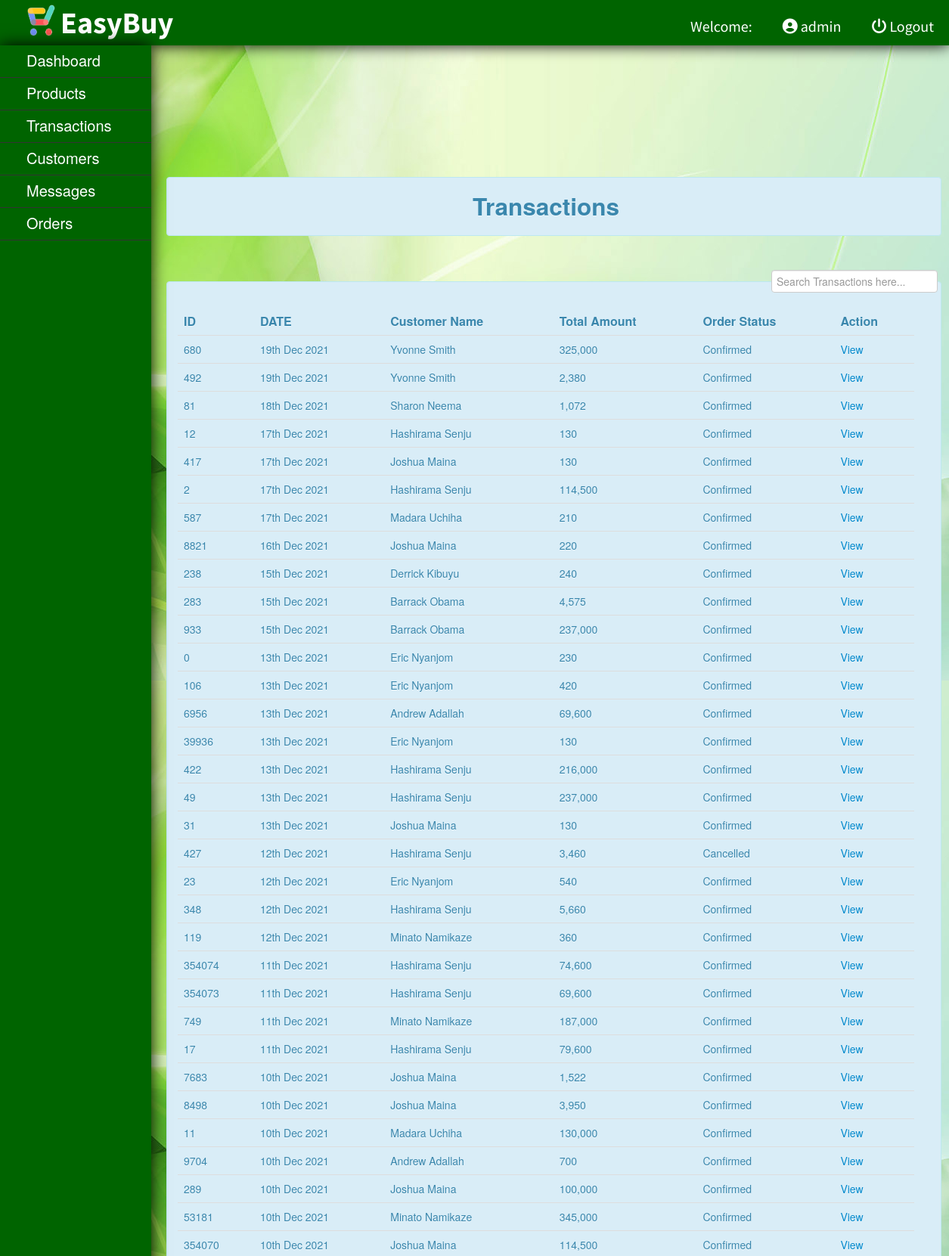
Page /admin/transaction.php (signed in, upper part) on the committed database.
### tables this page shows
CREATE TABLE `transaction` (
  `transactionid` int(15) NOT NULL,
  `customerid` int(11) NOT NULL,
  `amount` int(15) NOT NULL,
  `date` date NOT NULL,
  `status` varchar(20) NOT NULL
);

CREATE TABLE `customer` (
  `customerid` int(11) NOT NULL,
  `firstname` varchar(26) NOT NULL,
  `lastname` varchar(26) NOT NULL,
  `address` varchar(26) NOT NULL,
  `mobile` varchar(15) DEFAULT NULL,
  `email` varchar(35) NOT NULL,
  `customerstatus` varchar(15) NOT NULL DEFAULT 'Active'
);

### admin/transaction.php (the view, shortened to what this page needs)
<?php
	include("../db/dbconn.php");
?>
<!DOCTYPE html>
<html>
<?php require_once('../template/header_admin.php'); ?>
	<br>
					<?php require_once('../template/admin_nav.php'); ?>
          <div id="rightcontent" style="position:absolute; top:10%;">
          			<div class="alert alert-info"><center><h2>Transactions	</h2></center></div>
          			<br />
          				<label  style="padding:5px; float:right;"><input type="text" name="filter" placeholder="Search Transactions here..." id="filter"></label>
          			<br />
          			<div class="alert alert-info">
          			<table class="table table-hover" style="background-color:;">
          				<thead>
          				<tr style="font-size:16px;">
          					<th>ID</th>
          					<th>DATE</th>
          					<th>Customer Name</th>
          					<th>Total Amount</th>
          					<th>Order Status</th>
          					<th>Action</th>
          				</tr>
          				</thead>
          				<tbody>
          				<?php
          					$query = $conn->query("SELECT * FROM transaction LEFT JOIN customer ON customer.customerid = transaction.customerid ORDER BY transaction.date DESC") or die(mysqli_error());
          					while($fetch = $query->fetch_array())
          						{
          						$id = $fetch['transactionid'];
          						$amnt = $fetch['amount'];
          						$o_stat = $fetch['status'];
          						$o_date = date("jS M Y", strtotime($fetch['date']));
          						$name = $fetch['firstname'].' '.$fetch['lastname'];
          				?>
          				<tr>
          					<td><?php echo $id; ?></td>
          					<td><?php echo $o_date; ?></td>
          					<td><?php echo $name; ?></td>
          					<td><?php echo number_format($amnt); ?></td>
          					<td><?php echo $o_stat; ?></td>
          					<td><a href="receipt.php?tid=<?php echo $id; ?>">View</a>
          				</tr>
          				<?php
          					}
          				?>
          				</tbody>
          			</table>
          			</div>
          			</div>
				</body>
		</html>

### template/header_admin.php
<?php require_once('../template/admin_head.php'); ?>
<body>
	<div id="header" style="position:fixed;">
		<img src="../img/logo.png">
		<label>EasyBuy</label>
		<?php
				$id = (int) $_SESSION['id'];
					$query = $conn->query ("SELECT * FROM admin WHERE adminid = '$id' ") or die (mysqli_error());
					$fetch = $query->fetch_array ();
			?>
			<ul>
				<li><a href="../function/admin_logout.php"><i class='fas fa-power-off'></i> Logout</a></li>
				<li><a><i class='fas fa-user-circle'></i> <?php echo $fetch['username']; ?></a></li>
				<li>Welcome:</li>
			</ul>
	</div>

### css/style.css (style rules this page uses)
body { background-image: url("../img/background.jpg"); background-attachment: fixed; }
#header { height:60px; width:100%; background-color:#006400; color:#fff; text-indent:10px; box-shadow:0px 0px 20px 0px black; }
#header img { position:absolute; height:45px; width:45px; margin-left:20px; margin-top:2.5px; }
#header label { position:relative; top:20px; color:#fff; text-indent:80px; font-size:40px; clear:both; font-family: "Source Sans Pro", sans-serif; font-weight: bold; }
#header ul { list-style-type:none; position:relative; font-family: "Source Sans Pro", sans-serif; }
#header ul li { display:inline; position:relative; font-size: 20px; float:right; margin-right:20px; }
#header ul li a { text-decoration:none; color:#fff; display: block; transition: all 0.3s ease-out; }
#rightcontent { position:relative; width:1025px; top:50px; left:220px; z-index:-99999; }

### rows in the picture
transaction: transactionid "680", date "19th Dec 2021", customerid.lastname "Yvonne Smith", amount "325,000", status "Confirmed"
transaction: transactionid "492", date "19th Dec 2021", customerid.lastname "Yvonne Smith", amount "2,380", status "Confirmed"
transaction: transactionid "81", date "18th Dec 2021", customerid.lastname "Sharon Neema", amount "1,072", status "Confirmed"
transaction: transactionid "12", date "17th Dec 2021", customerid.lastname "Hashirama Senju", amount "130", status "Confirmed"
transaction: transactionid "417", date "17th Dec 2021", customerid.lastname "Joshua Maina", amount "130", status "Confirmed"
transaction: transactionid "2", date "17th Dec 2021", customerid.lastname "Hashirama Senju", amount "114,500", status "Confirmed"
transaction: transactionid "587", date "17th Dec 2021", customerid.lastname "Madara Uchiha", amount "210", status "Confirmed"
transaction: transactionid "8821", date "16th Dec 2021", customerid.lastname "Joshua Maina", amount "220", status "Confirmed"
transaction: transactionid "238", date "15th Dec 2021", customerid.lastname "Derrick Kibuyu", amount "240", status "Confirmed"
transaction: transactionid "283", date "15th Dec 2021", customerid.lastname "Barrack Obama", amount "4,575", status "Confirmed"
transaction: transactionid "933", date "15th Dec 2021", customerid.lastname "Barrack Obama", amount "237,000", status "Confirmed"
transaction: transactionid "0", date "13th Dec 2021", customerid.lastname "Eric Nyanjom", amount "230", status "Confirmed"
transaction: transactionid "106", date "13th Dec 2021", customerid.lastname "Eric Nyanjom", amount "420", status "Confirmed"
transaction: transactionid "6956", date "13th Dec 2021", customerid.lastname "Andrew Adallah", amount "69,600", status "Confirmed"
transaction: transactionid "39936", date "13th Dec 2021", customerid.lastname "Eric Nyanjom", amount "130", status "Confirmed"
transaction: transactionid "422", date "13th Dec 2021", customerid.lastname "Hashirama Senju", amount "216,000", status "Confirmed"
transaction: transactionid "49", date "13th Dec 2021", customerid.lastname "Hashirama Senju", amount "237,000", status "Confirmed"
transaction: transactionid "31", date "13th Dec 2021", customerid.lastname "Joshua Maina", amount "130", status "Confirmed"
transaction: transactionid "427", date "12th Dec 2021", customerid.lastname "Hashirama Senju", amount "3,460", status "Cancelled"
transaction: transactionid "23", date "12th Dec 2021", customerid.lastname "Eric Nyanjom", amount "540", status "Confirmed"
transaction: transactionid "348", date "12th Dec 2021", customerid.lastname "Hashirama Senju", amount "5,660", status "Confirmed"
transaction: transactionid "119", date "12th Dec 2021", customerid.lastname "Minato Namikaze", amount "360", status "Confirmed"
transaction: transactionid "354074", date "11th Dec 2021", customerid.lastname "Hashirama Senju", amount "74,600", status "Confirmed"
transaction: transactionid "354073", date "11th Dec 2021", customerid.lastname "Hashirama Senju", amount "69,600", status "Confirmed"
transaction: transactionid "749", date "11th Dec 2021", customerid.lastname "Minato Namikaze", amount "187,000", status "Confirmed"
transaction: transactionid "17", date "11th Dec 2021", customerid.lastname "Hashirama Senju", amount "79,600", status "Confirmed"
transaction: transactionid "7683", date "10th Dec 2021", customerid.lastname "Joshua Maina", amount "1,522", status "Confirmed"
transaction: transactionid "8498", date "10th Dec 2021", customerid.lastname "Joshua Maina", amount "3,950", status "Confirmed"
transaction: transactionid "11", date "10th Dec 2021", customerid.lastname "Madara Uchiha", amount "130,000", status "Confirmed"
transaction: transactionid "9704", date "10th Dec 2021", customerid.lastname "Andrew Adallah", amount "700", status "Confirmed"
transaction: transactionid "289", date "10th Dec 2021", customerid.lastname "Joshua Maina", amount "100,000", status "Confirmed"
transaction: transactionid "53181", date "10th Dec 2021", customerid.lastname "Minato Namikaze", amount "345,000", status "Confirmed"
transaction: transactionid "354070", date "10th Dec 2021", customerid.lastname "Joshua Maina", amount "114,500", status "Confirmed"

### other values in the picture
$fetch['username'] "admin"
